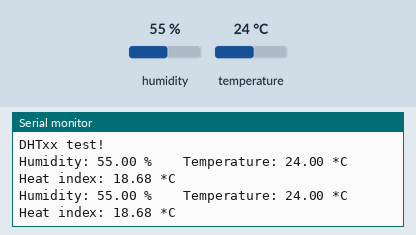
This sketch was run on a simulated Arduino Uno, built with avr-gcc and run on an emulated ATmega328P. On the bench: the last lines printed to the serial monitor. Inputs (shaded band) come from the test bench; at power-on: humidity 55 %, temperature 24 °C.

Above: at 6.8 s.
6.9 s: humidity set to 22 %
At 9.5 s:
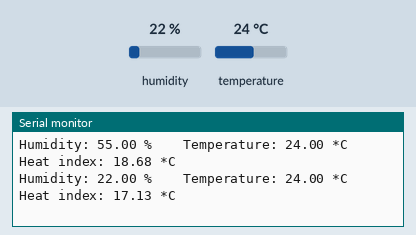
11.4 s: temperature set to 12 °C
At 13.2 s:
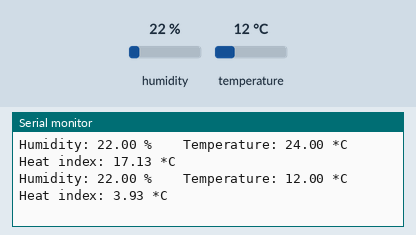
15.9 s: humidity set to 40 %
At 19.5 s:
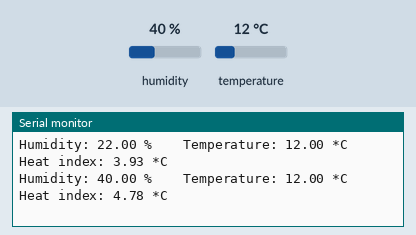
Timing chart, 0 to 21.0 s (numbered marks = the images above; inputs shaded):
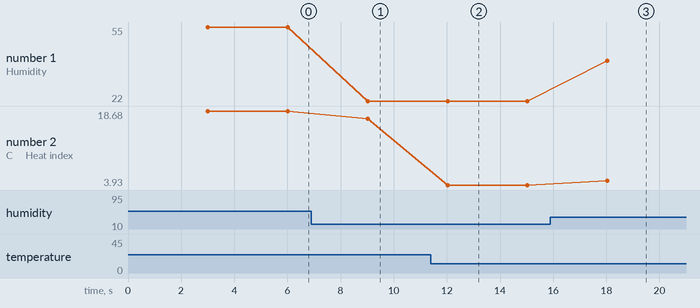

The sketch:

DHT22.ino
```cpp
#include "DHT.h"

#define DHTPIN 2     // what digital pin we're connected to

#define DHTTYPE DHT22   // DHT 22  (AM2302), AM2321


DHT dht(DHTPIN, DHTTYPE);

void setup() {
  Serial.begin(9600);
  Serial.println("DHTxx test!");

  dht.begin();
}

void loop() {
  // Wait a few seconds between measurements.
  delay(3000);

  // Reading temperature or humidity takes about 250 milliseconds!
  // Sensor readings may also be up to 2 seconds 'old' (its a very slow sensor)
  float h = dht.readHumidity();
  // Read temperature as Celsius (the default)
  float t = dht.readTemperature();
  // Read temperature as Fahrenheit (isFahrenheit = true)
  float f = dht.readTemperature(false);

  // Check if any reads failed and exit early (to try again).
  if (isnan(h) || isnan(t) || isnan(f)) {
    Serial.println("Failed to read from DHT sensor!");
    return;
  }

  // Compute heat index in Fahrenheit (the default)
  float hif = dht.computeHeatIndex(f, h);
  // Compute heat index in Celsius (isFahreheit = false)
  float hic = dht.computeHeatIndex(t, h, true);

  Serial.print("Humidity: ");
  Serial.print(h);
  Serial.print(" %\t\t");
  Serial.print("Temperature: ");
  Serial.print(t);
  Serial.print(" *C ");
//  Serial.print(f);
//  Serial.print(" *F\t");
  Serial.print("\t\t");
  Serial.print("Heat index: ");
  Serial.print(hic);
  Serial.println(" *C ");
//  Serial.print(hif);
//  Serial.println(" *F");
}
```

Measured:
- after the input at 6.9 s, the serial monitor: prints a new line after 2.1 s (image 1)
- after the input at 11.4 s, the serial monitor: prints a new line after 0.63 s (image 2)
- after the input at 15.9 s, the serial monitor: prints a new line after 2.1 s (image 3)
- plotted number 1: 55 → 22 after the input at 6.9 s, 22 → 40 after the input at 15.9 s
- plotted number 2: 18.68 → 17.13 after the input at 6.9 s, 17.13 → 3.93 after the input at 11.4 s, 3.93 → 4.78 after the input at 15.9 s
